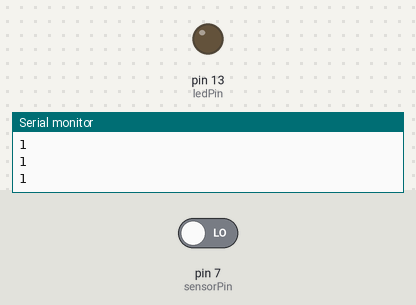
Simulated run of this sketch. Board: Arduino Uno, built with avr-gcc and run on an emulated ATmega328P. On the bench: output pins drawn as LEDs (lit = HIGH), the last lines printed to the serial monitor. The test bench sets the inputs (shaded band); at power-on: pin 7 (sensorPin) LOW.

Above: at 2.8 s.
2.9 s: pin 7 (sensorPin) driven HIGH
At 4.2 s:
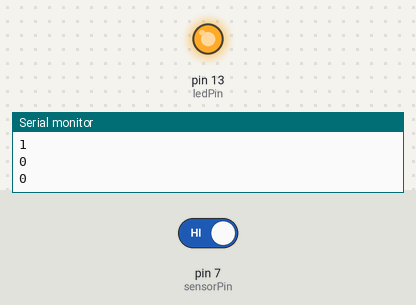
4.5 s: pin 7 (sensorPin) driven LOW
At 5.8 s:
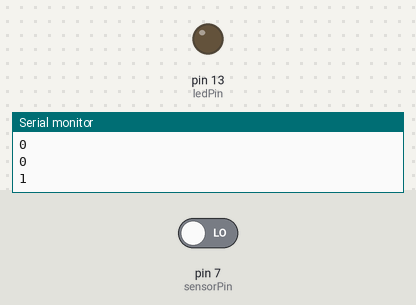
Timing chart, 0 to 7.5 s (numbered marks = the images above; inputs shaded):
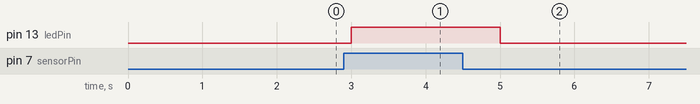

The sketch:

______.ino
```cpp
char massiv []="01";

const int sensorPin =7;
const int ledPin = 13;
int sensorState=0;

void setup() {
  pinMode(ledPin, OUTPUT);
  pinMode(sensorPin, INPUT);
  pinMode(LED_BUILTIN,OUTPUT);
  Serial.begin(9600);
}

void loop() {
  sensorState = digitalRead(sensorPin);
  if (sensorState == HIGH)
{
    digitalWrite(ledPin, HIGH);
    digitalWrite(LED_BUILTIN, HIGH);
    Serial.println(massiv[0]);
    delay(1000);
}
  else {digitalWrite(ledPin, LOW);
    digitalWrite(LED_BUILTIN, LOW);
    Serial.println(massiv[1]);
    delay(1000);
}}
```

Measured:
- after the input at 2.9 s, pin 13 (ledPin): LOW → HIGH after 0.10 s
- after the input at 4.5 s, pin 13 (ledPin): HIGH → LOW after 0.50 s
